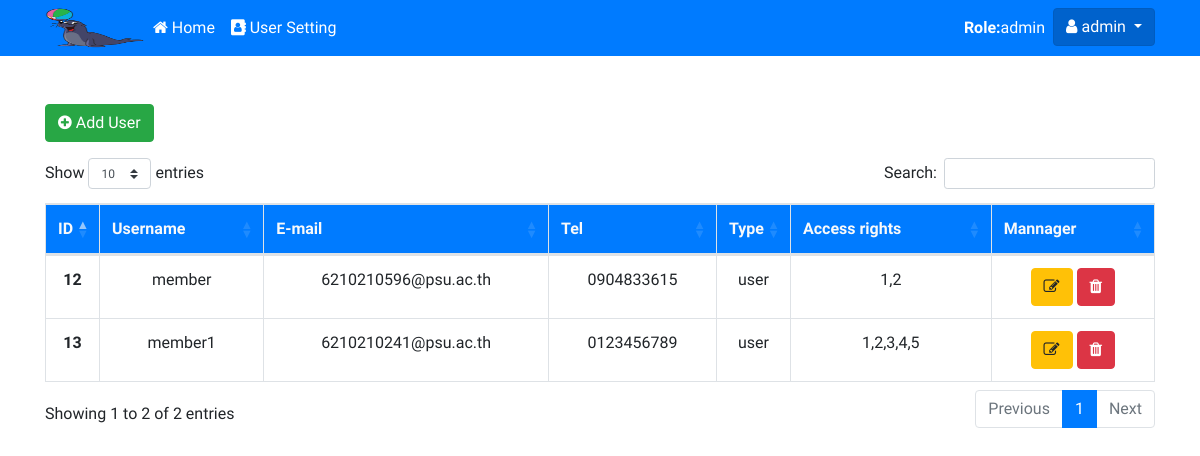
/admin/show_user.php (signed in), run on the app's committed database.
### tables this page shows
CREATE TABLE `tbl_user` (
  `u_id` int(10) NOT NULL,
  `u_user` varchar(255) NOT NULL,
  `u_pass` varchar(255) NOT NULL,
  `u_email` varchar(255) NOT NULL,
  `u_tel` varchar(10) NOT NULL,
  `u_type` enum('admin','user') NOT NULL DEFAULT 'user',
  `u_permission` varchar(100) NOT NULL
);

### functions.php (called while the page is built, shortened)
<?php
class dbcon
{
    public function __construct()
    {
        $this->dbcon = new mysqli(DB_SERVER, DB_USER, DB_PASS, DB_NAME);
    }
    function fetch_user()
    {
        $result = $this->dbcon->query("SELECT * FROM tbl_user WHERE u_type='user' ");
        return $result;
    }
}

### admin/show_user.php (the view, shortened to what this page needs)
<?php include_once('header.php');
?>
<link rel="stylesheet" href="https://cdn.datatables.net/1.10.21/css/dataTables.bootstrap4.min.css">
</head>
<body>
    <?php require_once('import_navbar.php'); ?>
    <div class="container mt-5">
        <a href="add_user.php"><button class="btn btn-success mb-3"><i class="fa fa-plus-circle" aria-hidden="true"></i> Add User</button></a>
        <table id="example" class="table table-bordered table-responsive" width="100%">
            <thead class="thead bg-primary text-light">
                <tr>
                    <th scope="col" width="1%">ID</th>
                    <th scope="col">Username</th>
                    <th scope="col">E-mail</th>
                    <th scope="col">Tel</th>
                    <th scope="col" width="1%">Type</th>
                    <th scope="col">Access rights</th>
                    <th scope="col">Mannager</th>
                </tr>
            </thead>
            <tbody>
                <?php
                $obj_dbcon = new dbcon;
                $get_user = $obj_dbcon->fetch_user();
                while ($row_user = $get_user->fetch_array()) {
                ?>
                    <tr>
                        <th scope="row"><?php echo $row_user['u_id']; ?></th>
                        <td><?php echo $row_user['u_user']; ?></td>
                        <td><?php echo $row_user['u_email']; ?></td>
                        <td><?php echo $row_user['u_tel']; ?></td>
                        <td><?php echo $row_user['u_type']; ?></td>
                        <td><?php echo $row_user['u_permission']; ?></td>
                        <td>
                            <a href="edit_user.php?u_id=<?php echo $row_user['u_id']; ?>"><button class="btn btn-warning"><i class="fa fa-pencil-square-o" aria-hidden="true"></i></button></a>
                            <a href="?action=del&u_id=<?php echo $row_user['u_id']; ?>" onclick="return confirm('ยืนยันการลบ?');" ><button class="btn btn-danger"><i class="fa fa-trash" aria-hidden="true"></i></button></a>
                        </td>
                    </tr>
                <?php } ?>
            </tbody>
        </table>
    </div>
</body>
</html>

### css/style.css (style rules this page uses)
body { font-family: 'Sarabun', sans-serif; }
tr,td ,th > #show_device { text-align: center; vertical-align: middle; }

### data on the page
tbl_user: u_id "12", u_user "member", u_email "6210210596@psu.ac.th", u_tel "0904833615", u_type "user", u_permission "1,2"
tbl_user: u_id "13", u_user "member1", u_email "6210210241@psu.ac.th", u_tel "0123456789", u_type "user", u_permission "1,2,3,4,5"

### other printed values
$_SESSION['sess_u_type'] "admin"
$_SESSION['sess_u_user'] "admin"
